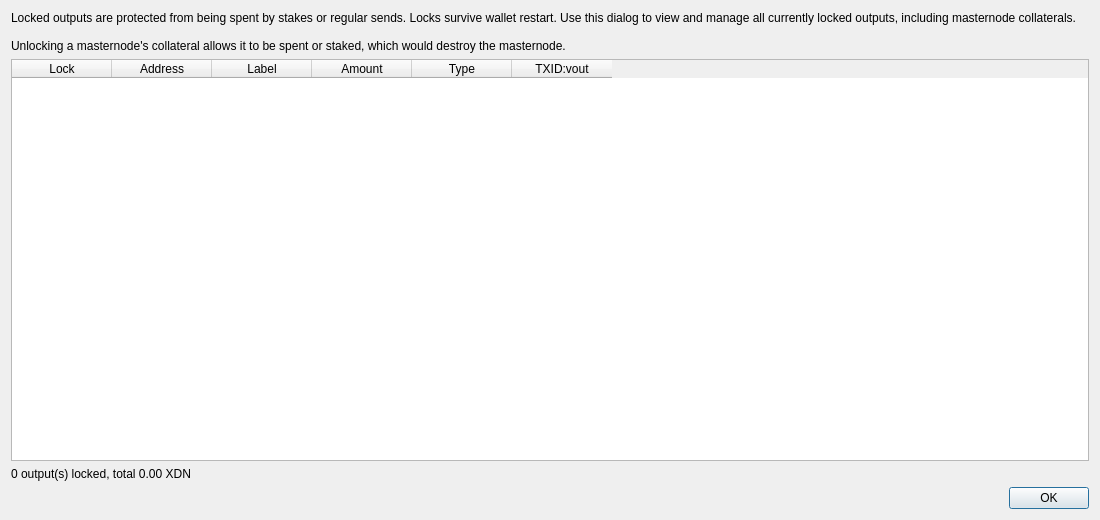
<?xml version="1.0" encoding="UTF-8"?>
<ui version="4.0">
 <class>LockedOutputsDialog</class>
 <widget class="QDialog" name="LockedOutputsDialog">
  <property name="geometry">
   <rect>
    <x>0</x>
    <y>0</y>
    <width>1100</width>
    <height>520</height>
   </rect>
  </property>
  <property name="windowTitle">
   <string>Locked Outputs</string>
  </property>
  <layout class="QVBoxLayout" name="verticalLayout">
   <item>
    <widget class="QLabel" name="explanation">
     <property name="text">
      <string>Locked outputs are protected from being spent by stakes or regular sends. Locks survive wallet restart. Use this dialog to view and manage all currently locked outputs, including masternode collaterals.

Unlocking a masternode's collateral allows it to be spent or staked, which would destroy the masternode.</string>
     </property>
     <property name="wordWrap">
      <bool>true</bool>
     </property>
    </widget>
   </item>
   <item>
    <widget class="QTableWidget" name="tableWidget">
     <property name="contextMenuPolicy">
      <enum>Qt::CustomContextMenu</enum>
     </property>
     <property name="alternatingRowColors">
      <bool>true</bool>
     </property>
     <property name="selectionMode">
      <enum>QAbstractItemView::SingleSelection</enum>
     </property>
     <property name="selectionBehavior">
      <enum>QAbstractItemView::SelectRows</enum>
     </property>
     <attribute name="horizontalHeaderStretchLastSection">
      <bool>false</bool>
     </attribute>
     <attribute name="verticalHeaderVisible">
      <bool>false</bool>
     </attribute>
     <column>
      <property name="text">
       <string>Lock</string>
      </property>
     </column>
     <column>
      <property name="text">
       <string>Address</string>
      </property>
     </column>
     <column>
      <property name="text">
       <string>Label</string>
      </property>
     </column>
     <column>
      <property name="text">
       <string>Amount</string>
      </property>
     </column>
     <column>
      <property name="text">
       <string>Type</string>
      </property>
     </column>
     <column>
      <property name="text">
       <string>TXID:vout</string>
      </property>
     </column>
    </widget>
   </item>
   <item>
    <widget class="QLabel" name="statusLabel">
     <property name="text">
      <string>0 output(s) locked, total 0.00 XDN</string>
     </property>
    </widget>
   </item>
   <item>
    <widget class="QDialogButtonBox" name="buttonBox">
     <property name="standardButtons">
      <set>QDialogButtonBox::Ok</set>
     </property>
    </widget>
   </item>
  </layout>
 </widget>
 <resources/>
 <connections>
  <connection>
   <sender>buttonBox</sender>
   <signal>accepted()</signal>
   <receiver>LockedOutputsDialog</receiver>
   <slot>accept()</slot>
   <hints>
    <hint type="sourcelabel">
     <x>20</x>
     <y>20</y>
    </hint>
    <hint type="destinationlabel">
     <x>20</x>
     <y>20</y>
    </hint>
   </hints>
  </connection>
 </connections>
</ui>
